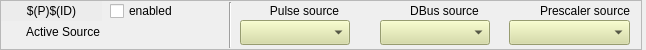
<?xml version="1.0" encoding="UTF-8"?>
<ui version="4.0">
 <class>Form</class>
 <widget class="QWidget" name="Form">
  <property name="geometry">
   <rect>
    <x>0</x>
    <y>0</y>
    <width>646</width>
    <height>50</height>
   </rect>
  </property>
  <property name="windowTitle">
   <string>Form</string>
  </property>
  <widget class="QFrame" name="frame">
   <property name="geometry">
    <rect>
     <x>0</x>
     <y>0</y>
     <width>642</width>
     <height>50</height>
    </rect>
   </property>
   <property name="frameShape">
    <enum>QFrame::StyledPanel</enum>
   </property>
   <property name="frameShadow">
    <enum>QFrame::Raised</enum>
   </property>
   <widget class="QLabel" name="label_14">
    <property name="geometry">
     <rect>
      <x>9</x>
      <y>22</y>
      <width>91</width>
      <height>20</height>
     </rect>
    </property>
    <property name="text">
     <string>Active Source</string>
    </property>
    <property name="alignment">
     <set>Qt::AlignRight|Qt::AlignTrailing|Qt::AlignVCenter</set>
    </property>
   </widget>
   <widget class="caInclude" name="cainclude_2">
    <property name="geometry">
     <rect>
      <x>110</x>
      <y>22</y>
      <width>90</width>
      <height>20</height>
     </rect>
    </property>
    <property name="macro">
     <string notr="true">CHAN=$(EVR):$(P)$(ID)-Src-Scale-RB</string>
    </property>
    <property name="filename" stdset="0">
     <string notr="true">evr_out-helper.ui</string>
    </property>
    <property name="visibility">
     <enum>caInclude::Calc</enum>
    </property>
    <property name="visibilityCalc">
     <string notr="true">A=B&amp;&amp;A#0</string>
    </property>
    <property name="channel" stdset="0">
     <string notr="true">$(EVR):$(P)$(ID)-Src-RB</string>
    </property>
    <property name="channelB">
     <string notr="true">$(EVR):$(P)$(ID)-Src-Scale-SP.RVAL</string>
    </property>
   </widget>
   <widget class="caMenu" name="camenu_2">
    <property name="geometry">
     <rect>
      <x>240</x>
      <y>20</y>
      <width>110</width>
      <height>25</height>
     </rect>
    </property>
    <property name="styleSheet">
     <string notr="true">background-color: rgb(212, 219, 157);</string>
    </property>
    <property name="channel" stdset="0">
     <string notr="true">$(EVR):$(P)$(ID)-Src-Pulse-SP</string>
    </property>
   </widget>
   <widget class="caInclude" name="cainclude">
    <property name="geometry">
     <rect>
      <x>110</x>
      <y>22</y>
      <width>90</width>
      <height>20</height>
     </rect>
    </property>
    <property name="macro">
     <string notr="true">CHAN=$(EVR):$(P)$(ID)-Src-Pulse-RB</string>
    </property>
    <property name="filename" stdset="0">
     <string notr="true">evr_out-helper.ui</string>
    </property>
    <property name="visibility">
     <enum>caInclude::Calc</enum>
    </property>
    <property name="visibilityCalc">
     <string notr="true">A=B</string>
    </property>
    <property name="channel" stdset="0">
     <string notr="true">$(EVR):$(P)$(ID)-Src-RB</string>
    </property>
    <property name="channelB">
     <string notr="true">$(EVR):$(P)$(ID)-Src-Pulse-SP.RVAL</string>
    </property>
   </widget>
   <widget class="QLabel" name="label_16">
    <property name="geometry">
     <rect>
      <x>399</x>
      <y>1</y>
      <width>91</width>
      <height>20</height>
     </rect>
    </property>
    <property name="text">
     <string>DBus source</string>
    </property>
    <property name="alignment">
     <set>Qt::AlignCenter</set>
    </property>
   </widget>
   <widget class="QLabel" name="label_15">
    <property name="geometry">
     <rect>
      <x>259</x>
      <y>1</y>
      <width>91</width>
      <height>19</height>
     </rect>
    </property>
    <property name="text">
     <string>Pulse source</string>
    </property>
    <property name="alignment">
     <set>Qt::AlignCenter</set>
    </property>
   </widget>
   <widget class="QLabel" name="label_17">
    <property name="geometry">
     <rect>
      <x>530</x>
      <y>1</y>
      <width>110</width>
      <height>20</height>
     </rect>
    </property>
    <property name="text">
     <string>Prescaler source</string>
    </property>
    <property name="alignment">
     <set>Qt::AlignCenter</set>
    </property>
   </widget>
   <widget class="caMenu" name="camenu_3">
    <property name="geometry">
     <rect>
      <x>509</x>
      <y>20</y>
      <width>121</width>
      <height>25</height>
     </rect>
    </property>
    <property name="styleSheet">
     <string notr="true">background-color: rgb(212, 219, 157);</string>
    </property>
    <property name="channel" stdset="0">
     <string notr="true">$(EVR):$(P)$(ID)-Src-Scale-SP</string>
    </property>
   </widget>
   <widget class="caInclude" name="cainclude_3">
    <property name="geometry">
     <rect>
      <x>110</x>
      <y>22</y>
      <width>90</width>
      <height>20</height>
     </rect>
    </property>
    <property name="macro">
     <string notr="true">CHAN=$(EVR):$(P)$(ID)-Src-DBus-RB</string>
    </property>
    <property name="filename" stdset="0">
     <string notr="true">evr_out-helper.ui</string>
    </property>
    <property name="visibility">
     <enum>caInclude::Calc</enum>
    </property>
    <property name="visibilityCalc">
     <string notr="true">A=B&amp;&amp;A#0</string>
    </property>
    <property name="channel" stdset="0">
     <string notr="true">$(EVR):$(P)$(ID)-Src-RB</string>
    </property>
    <property name="channelB">
     <string notr="true">$(EVR):$(P)$(ID)-Src-DBus-SP.RVAL</string>
    </property>
   </widget>
   <widget class="caMenu" name="camenu_4">
    <property name="geometry">
     <rect>
      <x>380</x>
      <y>20</y>
      <width>110</width>
      <height>25</height>
     </rect>
    </property>
    <property name="styleSheet">
     <string notr="true">background-color: rgb(212, 219, 157);</string>
    </property>
    <property name="channel" stdset="0">
     <string notr="true">$(EVR):$(P)$(ID)-Src-DBus-SP</string>
    </property>
   </widget>
   <widget class="caToggleButton" name="catogglebutton">
    <property name="geometry">
     <rect>
      <x>110</x>
      <y>1</y>
      <width>91</width>
      <height>20</height>
     </rect>
    </property>
    <property name="text">
     <string>enabled</string>
    </property>
    <property name="channel" stdset="0">
     <string notr="true">$(EVR):$(P)$(ID)-Ena-SP</string>
    </property>
   </widget>
   <widget class="caLabel" name="calabel">
    <property name="geometry">
     <rect>
      <x>1</x>
      <y>1</y>
      <width>101</width>
      <height>20</height>
     </rect>
    </property>
    <property name="styleSheet">
     <string notr="true">background-color: rgb(236, 236, 236, 255);</string>
    </property>
    <property name="text">
     <string>$(P)$(ID)</string>
    </property>
    <property name="alignment">
     <set>Qt::AlignCenter</set>
    </property>
   </widget>
   <widget class="Line" name="line">
    <property name="geometry">
     <rect>
      <x>220</x>
      <y>2</y>
      <width>20</width>
      <height>46</height>
     </rect>
    </property>
    <property name="orientation">
     <enum>Qt::Vertical</enum>
    </property>
   </widget>
   <widget class="caInclude" name="cainclude_5">
    <property name="geometry">
     <rect>
      <x>380</x>
      <y>1</y>
      <width>18</width>
      <height>18</height>
     </rect>
    </property>
    <property name="styleSheet">
     <string notr="true">border-color: rgb(0, 255, 0);</string>
    </property>
    <property name="macro">
     <string notr="true">CHAN=$(EVR):$(P)$(ID)-Src-DBus-RB</string>
    </property>
    <property name="filename" stdset="0">
     <string notr="true">evr_out-helper-led.ui</string>
    </property>
    <property name="visibility">
     <enum>caInclude::Calc</enum>
    </property>
    <property name="visibilityCalc">
     <string notr="true">A=B&amp;&amp;A#0</string>
    </property>
    <property name="channel" stdset="0">
     <string notr="true">$(EVR):$(P)$(ID)-Src-RB</string>
    </property>
    <property name="channelB">
     <string notr="true">$(EVR):$(P)$(ID)-Src-DBus-SP.RVAL</string>
    </property>
   </widget>
   <widget class="caInclude" name="cainclude_4">
    <property name="geometry">
     <rect>
      <x>510</x>
      <y>1</y>
      <width>18</width>
      <height>18</height>
     </rect>
    </property>
    <property name="macro">
     <string notr="true">CHAN=$(EVR):$(P)$(ID)-Src-Scale-RB</string>
    </property>
    <property name="filename" stdset="0">
     <string notr="true">evr_out-helper-led.ui</string>
    </property>
    <property name="visibility">
     <enum>caInclude::Calc</enum>
    </property>
    <property name="visibilityCalc">
     <string notr="true">A=B&amp;&amp;A#0</string>
    </property>
    <property name="channel" stdset="0">
     <string notr="true">$(EVR):$(P)$(ID)-Src-RB</string>
    </property>
    <property name="channelB">
     <string notr="true">$(EVR):$(P)$(ID)-Src-Scale-SP.RVAL</string>
    </property>
   </widget>
   <widget class="caInclude" name="cainclude_6">
    <property name="geometry">
     <rect>
      <x>240</x>
      <y>1</y>
      <width>18</width>
      <height>18</height>
     </rect>
    </property>
    <property name="macro">
     <string notr="true">CHAN=$(EVR):$(P)$(ID)-Src-Pulse-RB</string>
    </property>
    <property name="filename" stdset="0">
     <string notr="true">evr_out-helper-led.ui</string>
    </property>
    <property name="visibility">
     <enum>caInclude::Calc</enum>
    </property>
    <property name="visibilityCalc">
     <string notr="true">A=B</string>
    </property>
    <property name="channel" stdset="0">
     <string notr="true">$(EVR):$(P)$(ID)-Src-RB</string>
    </property>
    <property name="channelB">
     <string notr="true">$(EVR):$(P)$(ID)-Src-Pulse-SP.RVAL</string>
    </property>
   </widget>
  </widget>
 </widget>
 <customwidgets>
  <customwidget>
   <class>caMenu</class>
   <extends>QComboBox</extends>
   <header>caMenu</header>
  </customwidget>
  <customwidget>
   <class>caToggleButton</class>
   <extends>QCheckBox</extends>
   <header>caToggleButton</header>
  </customwidget>
  <customwidget>
   <class>caLabel</class>
   <extends>QLabel</extends>
   <header>caLabel</header>
  </customwidget>
  <customwidget>
   <class>caInclude</class>
   <extends>QWidget</extends>
   <header>caInclude</header>
  </customwidget>
 </customwidgets>
 <resources/>
 <connections/>
</ui>
